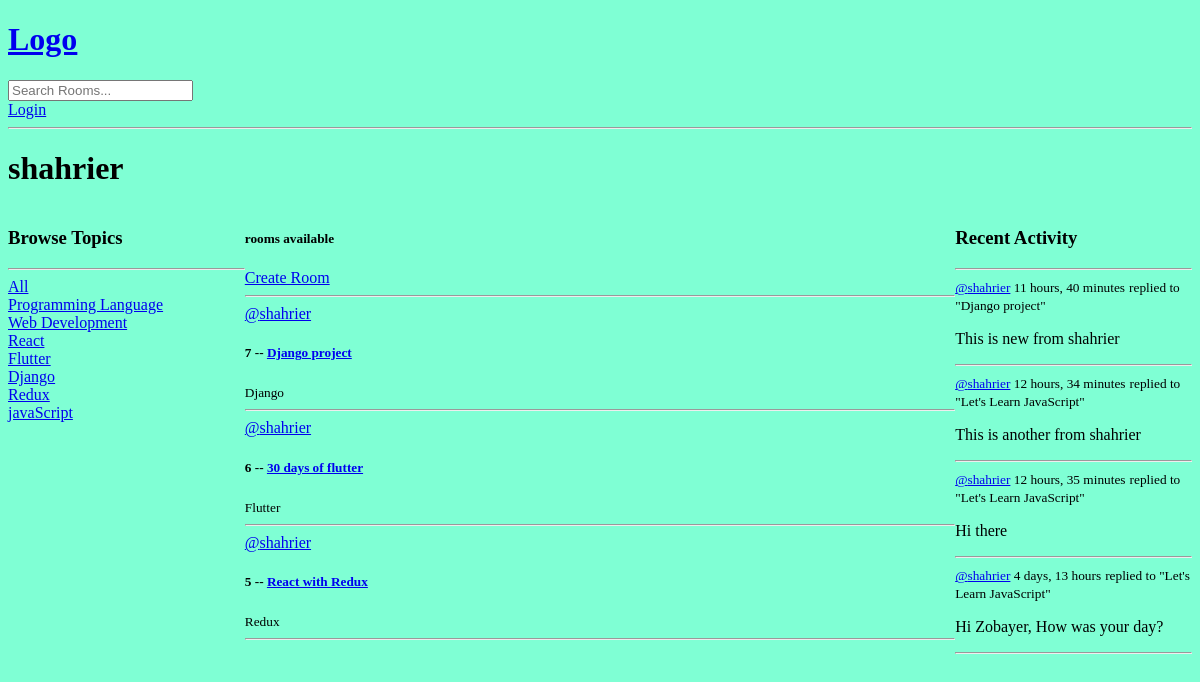
The page /profile/1 on the database as committed earlier.
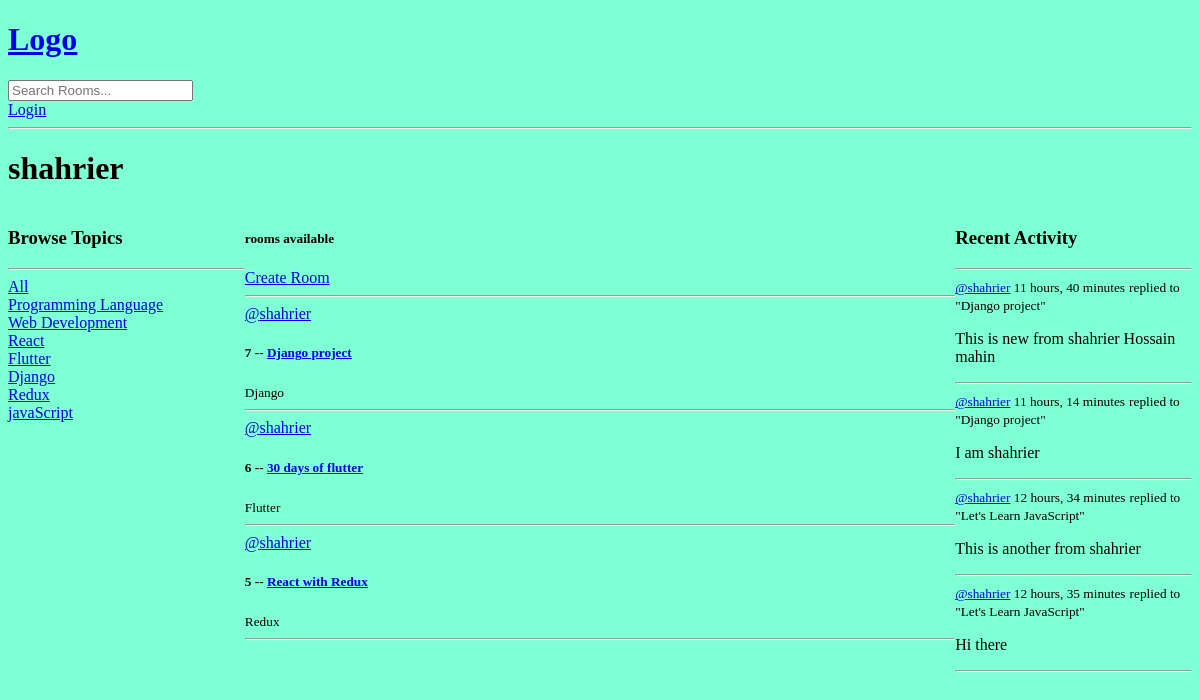
The same page on the database as committed later.
### base/models.py (models this page shows, shortened)
class Topic(models.Model):
    name = models.CharField(max_length=200)

class Room(models.Model):
    host = models.ForeignKey(User, on_delete=models.SET_NULL, null=True)
    topic = models.ForeignKey(Topic, on_delete=models.SET_NULL, null=True)
    name = models.CharField(max_length=200)
    description = models.TextField(null=True, blank=True)
    participants = models.ManyToManyField(
        User, related_name='participants', blank=True)
    updated = models.DateTimeField(auto_now=True)
    created = models.DateTimeField(auto_now_add=True)
    class Meta:
        ordering = ['-updated', '-created']
    def __str__(self):
        return str(self.name)

class Message(models.Model):
    user = models.ForeignKey(User, on_delete=models.CASCADE)
    room = models.ForeignKey(Room, on_delete=models.CASCADE)
    body = models.TextField()
    updated = models.DateTimeField(auto_now=True)
    created = models.DateTimeField(auto_now_add=True)
    class Meta:
        ordering = ['-updated', '-created']
    def __str__(self):
        return self.body[0:50]

### base/views.py (the view)
# urls.py: path('profile/<str:pk>', views.userProfile, name='user-profile'),
def userProfile(request, pk):
    user = User.objects.get(id=pk)
    rooms = user.room_set.all()
    room_messages = user.message_set.all()
    topics = Topic.objects.all()
    context = {'user': user, 'rooms': rooms,
               'room_messages': room_messages, 'topics': topics}
    return render(request, 'base/profile.html', context)

### base/templates/base/profile.html (shortened to what this page needs)
{% extends 'main.html' %} {% block content %}
<h1>{{user.username}}</h1>
<div class="profile-container">
  <div>{% include 'base/topic_component.html' %}</div>
  <div>{% include 'base/room_component.html' %}</div>
  <div>{% include 'base/activity_component.html' %}</div>
</div>
{%endblock%}

### templates/main.html (shortened to what this page needs)
<!DOCTYPE html>
{% load static %}
<html lang="en">
  <head>
    <link
      rel="stylesheet"
      type="text/css"
      media="screen"
      href="{% static 'styles/main.css' %}"
    />
  </head>
  <body>
    {% include 'navbar.html' %}  {% block content %} {% endblock %}
  </body>
</html>

### templates/navbar.html
<a href="/"><h1>Logo</h1></a>
<form action="{% url 'home'%}" method="get">
  <input type="text" name="q" placeholder="Search Rooms..." />
</form>
{% if request.user.is_authenticated %}
<p>Hello, {{request.user}}</p>
<a href="{%url 'logout' %}">Logout</a>
{%else%}
<a href="{%url 'login' %}">Login</a>
{%endif%}
<hr />

### base/templates/base/topic_component.html
<h3>Browse Topics</h3>
<hr />
<div>
  <a href="{% url 'home' %}">All</a>
</div>
{%for topic in topics %}
<div>
  <a href="{% url 'home'%}?q={{topic.name}}">{{topic.name}}</a>
</div>
{% endfor %}

### base/templates/base/room_component.html (shortened to what this page needs)
<h5>{{rooms_count}} rooms available</h5>
<a href="{% url 'create-room' %}">Create Room</a>
<hr />
{% for room in rooms %}
<div>
  <div>
    <a href="{% url 'user-profile' room.host.id %}">@{{room.host.username}}</a>
    <h5>
      {{room.id}} --
      <a href="{% url 'room' room.id %}">{{room.name}}</a>
    </h5>
    <small>{{room.topic.name}}</small>
    <hr />
  </div>
</div>
{%endfor%}

### base/templates/base/activity_component.html (shortened to what this page needs)
<h3>Recent Activity</h3>
<hr />
{% for message in room_messages %}
<div>
  <small
    ><a href="{% url 'user-profile' message.user.id %}"
      >@{{message.user.username}}</a
    >
    {{message.created|timesince}}</small
  >
  <small>replied to "{{message.room}}"</small>
  <p>{{message}}</p>
  <hr />
</div>
{% endfor %}

### static/styles/main.css (style rules this page uses)
body { background-color: aquamarine; }

### base/templates/base/profile.html (style rules this page uses)
.profile-container { display: grid; grid-template-columns: 1fr 3fr 1fr; }

Rows that differ between the two databases and show on the page:
removed Message: user.username "shahrier", created "4 days, 13 hours", room "Let's Learn JavaScript", body "Hi Zobayer, How was your day?"
changed Message: body "This is new from shahrier" → "This is new from shahrier Hossain mahin"
added Message: user.username "shahrier", created "11 hours, 14 minutes", room "Django project", body "I am shahrier"
